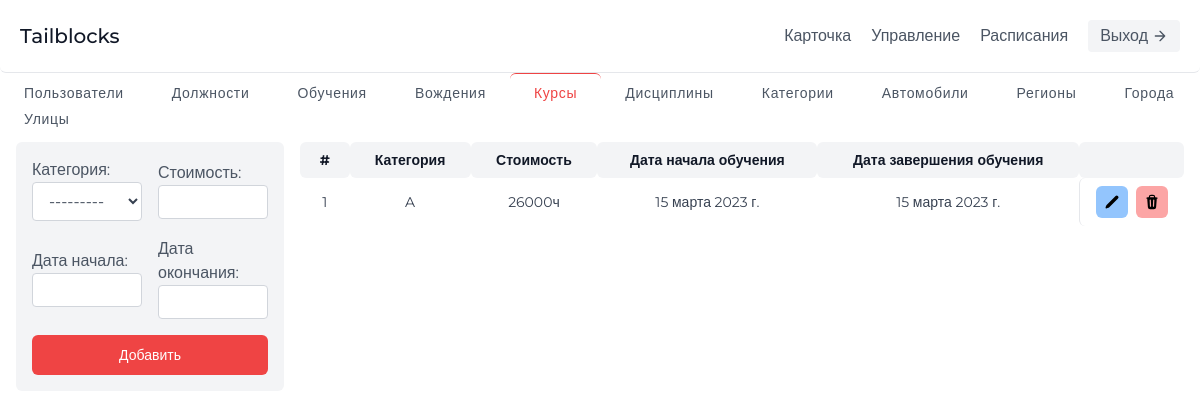
Screenshot of /control/courses/ with the database file from the repository.
### app/models.py (models this page shows, shortened)
class Course(models.Model):
    id_category = models.ForeignKey(Category, on_delete=models.CASCADE, verbose_name='Категория')
    price = models.IntegerField(verbose_name='Стоимость')
    start_date_education = models.DateField(verbose_name='Дата начала')
    end_date_education = models.DateField(verbose_name='Дата окончания')
    class Meta:
        verbose_name = 'курс'
        verbose_name_plural = 'курсы'

class Category(models.Model):
    name_category = models.CharField(max_length=155, verbose_name='Название')
    class Meta:
        verbose_name = 'категория'
        verbose_name_plural = 'категории'
    def __str__(self):
        return self.name_category

### app/views.py (the view)
# urls.py: path('control/courses/', ControlView.coursesControlPage, name='control-courses'),
    def coursesControlPage(request):
        courses = Course.objects.all()
        form = WorkerPostCourseForm(request.POST)
        return render(request, 'worker/control-courses.html', {'courses': courses, 'form': form})

### app/forms.py
class WorkerPostCourseForm(forms.ModelForm):
    class Meta:
        model = Course
        fields = '__all__'

### templates/worker/control-courses.html (shortened to what this page needs)
{% extends '../base.html' %}
{% load static %}
{% block content %}
	{% block header %}
		{% include './includes/header-2.html' %}
	{% endblock header %}
	<main>
		<section class="text-gray-600 body-font">
			<div class="flex mx-auto flex-wrap mb-4">
				<a
					class="px-6 w-auto justify-center text-sm font-medium inline-flex items-center leading-none border-gray-200 hover:text-gray-900 hover:bg-gray-100 tracking-wider transition-all ease-in-out"
					href="{% url 'control-users' %}"
				>
					Пользователи
				</a>
				<a
					class="px-6 w-auto justify-center text-sm font-medium inline-flex items-center leading-none border-gray-200 hover:text-gray-900 hover:bg-gray-100 tracking-wider transition-all ease-in-out"
					href="{% url 'control-posts' %}"
				>
					Должности
				</a>
				<a
					class="px-6 w-auto justify-center text-sm font-medium inline-flex items-center leading-none border-gray-200 hover:text-gray-900 hover:bg-gray-100 tracking-wider transition-all ease-in-out"
					href="{% url 'control-trainings' %}"
				>
					Обучения
				</a>
				<a
					class="px-6 w-auto justify-center text-sm font-medium inline-flex items-center leading-none border-gray-200 hover:text-gray-900 hover:bg-gray-100 tracking-wider transition-all ease-in-out"
					href="{% url 'control-drivings' %}"
				>
					Вождения
				</a>
				<a
					class="w-auto justify-center border-t text-sm px-6 font-medium inline-flex items-center leading-none border-red-500 text-red-500 tracking-wider py-3"
				>
					Курсы
				</a>
				<a
					class="px-6 w-auto justify-center text-sm font-medium inline-flex items-center leading-none border-gray-200 hover:text-gray-900 hover:bg-gray-100 tracking-wider transition-all ease-in-out"
					href="{% url 'control-disciplines' %}"
				>
					Дисциплины
				</a>
				<a
					class="px-6 w-auto justify-center text-sm font-medium inline-flex items-center leading-none border-gray-200 hover:text-gray-900 hover:bg-gray-100 tracking-wider transition-all ease-in-out"
					href="{% url 'control-categories' %}"
				>
					Категории
				</a>
				<a
					class="px-6 w-auto justify-center text-sm font-medium inline-flex items-center leading-none border-gray-200 hover:text-gray-900 hover:bg-gray-100 tracking-wider transition-all ease-in-out"
					href="{% url 'control-autos' %}"
				>
					Автомобили
				</a>
				<a
					class="px-6 w-auto justify-center text-sm font-medium inline-flex items-center leading-none border-gray-200 hover:text-gray-900 hover:bg-gray-100 tracking-wider transition-all ease-in-out"
					href="{% url 'control-regions' %}"
				>
					Регионы
				</a>
				<a
					class="px-6 w-auto justify-center text-sm font-medium inline-flex items-center leading-none border-gray-200 hover:text-gray-900 hover:bg-gray-100 tracking-wider transition-all ease-in-out"
					href="{% url 'control-cities' %}"
				>
					Города
				</a>
				<a
					class="px-6 w-auto justify-center text-sm font-medium inline-flex items-center leading-none border-gray-200 hover:text-gray-900 hover:bg-gray-100 tracking-wider transition-all ease-in-out"
					href="{% url 'control-streets' %}"
				>
					Улицы
				</a>
			</div>
			<div class="grid grid-cols-4">
				<div class="col-span-1 w-full px-4">
					<form
						method="POST"
						action="/control/course/new/"
						class="w-full items-center p-4 bg-gray-100 grid grid-cols-2 items-center justify-center gap-4"
					>
						{% csrf_token %} {{ form.as_div }}
						<button
						class='px-4 rounded-md hover:bg-red-600 col-span-2 py-2.5 text-sm font-medium bg-red-500 text-white'
							type="submit"
						>
							Добавить
						</button>
					</form>
				</div>
				<div class="col-span-3 pr-4 w-full">
					<table class="table-auto w-full">
						<thead class="text-gray-900 w-full font-medium text-sm bg-gray-100">
							<tr class="w-full">
								<th class="px-4 py-2 w-min">#</th>
								<th class="px-4 py-2 w-min">Категория</th>
								<th class="px-4 py-2 w-min">Стоимость</th>
								<th class="px-4 py-2 w-min">Дата начала обучения</th>
								<th class="px-4 py-2 w-min">Дата завершения обучения</th>
								<th class="px-4 py-2 w-min"></th>
							</tr>
						</thead>
						<tbody class="text-gray-700 text-sm overflow-y-auto">
							{% for item in courses %}
							<tr>
								<td class="px-4 py-2 text-center">{{item.id}}</td>
								<td class="px-4 py-2 text-center">{{item.id_category}}</td>
								<td class="px-4 py-2 text-center">{{item.price}}ч</td>
								<td class="px-4 py-2 text-center">{{item.start_date_education}}</td>
								<td class="px-4 py-2 text-center">{{item.end_date_education}}</td>
								<td class="px-2 py-2 flex items-center justify-center gap-2 border-l">
									<a
										class="px-2 py-2 rounded-md inline-flex items-center bg-blue-300 hover:bg-blue-400 justify-center ease-in-out transition-all"
										href='{% url "update-course" item.id %}'
										title="Редактировать"
									>
										<img class="w-4 h-auto text-white" src="{% static 'icons/edit.svg' %}" />
									</a>
									<a
										class="px-2 py-2 rounded-md inline-flex items-center bg-red-300 hover:bg-red-400 justify-center ease-in-out transition-all"
										href='{% url "remove-course" item.id %}'
										title="Удалить"
									>
										<img class="w-4 h-auto" src="{% static 'icons/trash.svg' %}" />
									</a>
								</td>
							</tr>
							{% endfor %}
						</tbody>
					</table>
				</div>
			</div>
		</section>
	</main>
{% endblock content %}

### static/css/styles.css (style rules this page uses)
*, html { margin: 0; padding: 0; }

### rows the page displays
Course: id "1", id_category "A", price "26000", start_date_education "15 марта 2023 г.", end_date_education "15 марта 2023 г."
